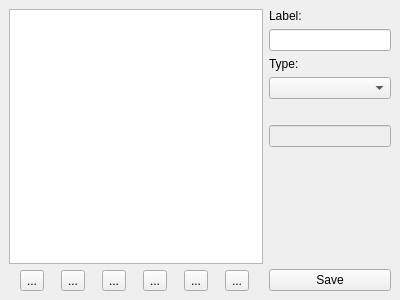
<ui version="4.0" >
 <class>Form</class>
 <widget class="QWidget" name="Form" >
  <property name="geometry" >
   <rect>
    <x>0</x>
    <y>0</y>
    <width>400</width>
    <height>300</height>
   </rect>
  </property>
  <property name="windowTitle" >
   <string>Form</string>
  </property>
  <layout class="QHBoxLayout" >
   <property name="margin" >
    <number>9</number>
   </property>
   <property name="spacing" >
    <number>6</number>
   </property>
   <item>
    <layout class="QVBoxLayout" >
     <property name="margin" >
      <number>0</number>
     </property>
     <property name="spacing" >
      <number>6</number>
     </property>
     <item>
      <widget class="QListWidget" name="list" />
     </item>
     <item>
      <layout class="QHBoxLayout" >
       <property name="margin" >
        <number>0</number>
       </property>
       <property name="spacing" >
        <number>6</number>
       </property>
       <item>
        <widget class="QToolButton" name="left" >
         <property name="text" >
          <string>...</string>
         </property>
         <property name="icon" >
          <iconset resource="icons.qrc" >:/icons/icons/1leftarrow.svg</iconset>
         </property>
        </widget>
       </item>
       <item>
        <widget class="QToolButton" name="right" >
         <property name="text" >
          <string>...</string>
         </property>
         <property name="icon" >
          <iconset resource="icons.qrc" >:/icons/icons/1rightarrow.svg</iconset>
         </property>
        </widget>
       </item>
       <item>
        <widget class="QToolButton" name="up" >
         <property name="text" >
          <string>...</string>
         </property>
         <property name="icon" >
          <iconset resource="icons.qrc" >:/icons/icons/1uparrow.svg</iconset>
         </property>
        </widget>
       </item>
       <item>
        <widget class="QToolButton" name="down" >
         <property name="text" >
          <string>...</string>
         </property>
         <property name="icon" >
          <iconset resource="icons.qrc" >:/icons/icons/1downarrow.svg</iconset>
         </property>
        </widget>
       </item>
       <item>
        <widget class="QToolButton" name="delete" >
         <property name="text" >
          <string>...</string>
         </property>
         <property name="icon" >
          <iconset resource="icons.qrc" >:/icons/icons/delete.svg</iconset>
         </property>
        </widget>
       </item>
       <item>
        <widget class="QToolButton" name="new" >
         <property name="text" >
          <string>...</string>
         </property>
         <property name="icon" >
          <iconset resource="icons.qrc" >:/icons/icons/filenew.svg</iconset>
         </property>
        </widget>
       </item>
      </layout>
     </item>
    </layout>
   </item>
   <item>
    <layout class="QVBoxLayout" >
     <property name="margin" >
      <number>0</number>
     </property>
     <property name="spacing" >
      <number>6</number>
     </property>
     <item>
      <widget class="QLabel" name="label" >
       <property name="text" >
        <string>Label:</string>
       </property>
       <property name="buddy" >
        <cstring>label</cstring>
       </property>
      </widget>
     </item>
     <item>
      <widget class="QLineEdit" name="label" />
     </item>
     <item>
      <widget class="QLabel" name="label_2" >
       <property name="text" >
        <string>Type:</string>
       </property>
       <property name="buddy" >
        <cstring>type</cstring>
       </property>
      </widget>
     </item>
     <item>
      <widget class="QComboBox" name="type" />
     </item>
     <item>
      <widget class="QLabel" name="data_type" >
       <property name="text" >
        <string/>
       </property>
       <property name="buddy" >
        <cstring>lineEdit</cstring>
       </property>
      </widget>
     </item>
     <item>
      <widget class="QLineEdit" name="lineEdit" >
       <property name="enabled" >
        <bool>false</bool>
       </property>
      </widget>
     </item>
     <item>
      <spacer>
       <property name="orientation" >
        <enum>Qt::Vertical</enum>
       </property>
       <property name="sizeHint" >
        <size>
         <width>122</width>
         <height>51</height>
        </size>
       </property>
      </spacer>
     </item>
     <item>
      <widget class="QPushButton" name="save" >
       <property name="text" >
        <string>Save</string>
       </property>
      </widget>
     </item>
    </layout>
   </item>
  </layout>
 </widget>
 <tabstops>
  <tabstop>label</tabstop>
  <tabstop>type</tabstop>
  <tabstop>lineEdit</tabstop>
  <tabstop>left</tabstop>
  <tabstop>right</tabstop>
  <tabstop>up</tabstop>
  <tabstop>down</tabstop>
  <tabstop>delete</tabstop>
  <tabstop>new</tabstop>
  <tabstop>save</tabstop>
 </tabstops>
 <resources>
  <include location="icons.qrc" />
 </resources>
 <connections/>
</ui>
